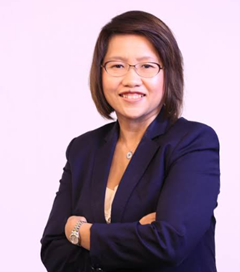
#> input picture ABC.png, 240 x 272 px, found by its file name
$ jupyter execute UOI_AND_IOU.ipynb   (shell and % lines are left out)
#> lines starting #> are read from the running program, lines starting #| are printed output that depends on the picture
[cell 1]
import cv2
import matplotlib.pyplot as plt

def clamp_roi(roi, img_width, img_height):
    """
    Clamp ROI coordinates (x, y, w, h) so that the ROI fits inside the image.
    """
    x, y, w, h = roi

    # Clamp x and y to be >= 0
    x = max(0, x)
    y = max(0, y)

    # Clamp width and height so ROI does not go outside image bounds
    if x + w > img_width:
        w = img_width - x
    if y + h > img_height:
        h = img_height - y

    # Ensure width and height are non-negative after clamping
    w = max(0, w)
    h = max(0, h)

    return (x, y, w, h)

def calculate_iou_uoi(boxA, boxB):
    """
    Calculate IoU and UOI between two bounding boxes (x, y, w, h).
    """
    xA1, yA1, wA, hA = boxA
    xA2, yA2 = xA1 + wA, yA1 + hA

    xB1, yB1, wB, hB = boxB
    xB2, yB2 = xB1 + wB, yB1 + hB

    # Intersection rectangle
    x_left = max(xA1, xB1)
    y_top = max(yA1, yB1)
    x_right = min(xA2, xB2)
    y_bottom = min(yA2, yB2)

    if x_right < x_left or y_bottom < y_top:
        intersection_area = 0
    else:
        intersection_area = (x_right - x_left) * (y_bottom - y_top)

    areaA = wA * hA
    areaB = wB * hB
    union_area = areaA + areaB - intersection_area

    iou = intersection_area / union_area if union_area > 0 else 0
    uoi = union_area / intersection_area if intersection_area > 0 else float('inf')

    return iou, uoi

def main():
    image_path = "MEDICAL_IMAGE_SEGMENTATION/ABC.png"  # Adjust path as needed

    image = cv2.imread(image_path)
#> image is the input picture: shape (272, 240, 3); mean B, G, R 163.6, 146.8, 167.8
    if image is None:
        print(f"Error: Image not found at {image_path}")
        return

    img_height, img_width = image.shape[:2]
#> img_height = 272; img_width = 240

    # Define two ROIs (some deliberately out of bounds)
    roi1 = (50, 50, 150, 150)     # Inside image bounds
    roi2 = (100, 100, 500, 500)   # Possibly out of bounds (too large)

    # Clamp ROIs inside image boundaries
    roi1 = clamp_roi(roi1, img_width, img_height)
#> roi1 = (50, 50, 150, 150)
    roi2 = clamp_roi(roi2, img_width, img_height)
#> roi2 = (100, 100, 140, 172)

    # Convert BGR to RGB for matplotlib
    image_rgb = cv2.cvtColor(image, cv2.COLOR_BGR2RGB)

    # Crop ROIs safely
    x1, y1, w1, h1 = roi1
#> x1 = 50; y1 = 50; w1 = 150; h1 = 150
    x2, y2, w2, h2 = roi2
#> x2 = 100
    roi_img1 = image_rgb[y1:y1+h1, x1:x1+w1]
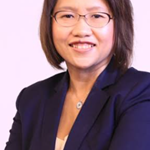
#> roi_img1: shape (150, 150, 3); mean R, G, B 144.9, 117.4, 128.7
    roi_img2 = image_rgb[y2:y2+h2, x2:x2+w2]
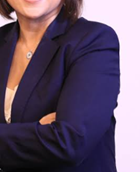
#> roi_img2: shape (172, 140, 3); mean R, G, B 102.5, 85.4, 106.7

    # Calculate IoU and UOI
    iou, uoi = calculate_iou_uoi(roi1, roi2)
    print(f"IoU between ROIs: {iou:.4f}")
#| IoU between ROIs: 0.2734
    print(f"UOI between ROIs: {uoi:.4f}")
#| UOI between ROIs: 3.6580

    # Draw rectangles on a copy of the image
    image_with_rois = image_rgb.copy()
    cv2.rectangle(image_with_rois, (x1, y1), (x1+w1, y1+h1), (255, 0, 0), 2)  # Blue box
    cv2.rectangle(image_with_rois, (x2, y2), (x2+w2, y2+h2), (0, 255, 0), 2)  # Green box
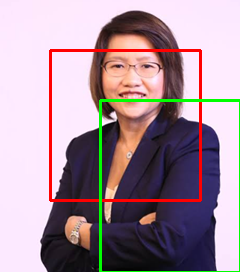
#> image_with_rois: shape (272, 240, 3); mean R, G, B 167.6, 145.5, 156.7

    # Display original image, image with ROIs, and cropped ROIs
    fig, axs = plt.subplots(1, 4, figsize=(24, 6))

    axs[0].imshow(image_rgb)
    axs[0].set_title("Original Image")
    axs[0].axis('off')

    axs[1].imshow(image_with_rois)
    axs[1].set_title("Image with Clamped ROIs")
    axs[1].axis('off')

    axs[2].imshow(roi_img1)
    axs[2].set_title("ROI 1")
    axs[2].axis('off')

    axs[3].imshow(roi_img2)
    axs[3].set_title("ROI 2")
    axs[3].axis('off')

    plt.show()
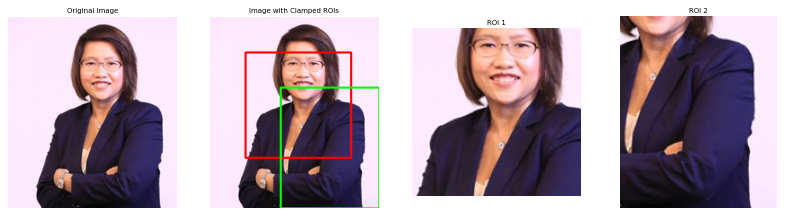
#> figure drawn by matplotlib, 4 panels

if __name__ == "__main__":
    main()
